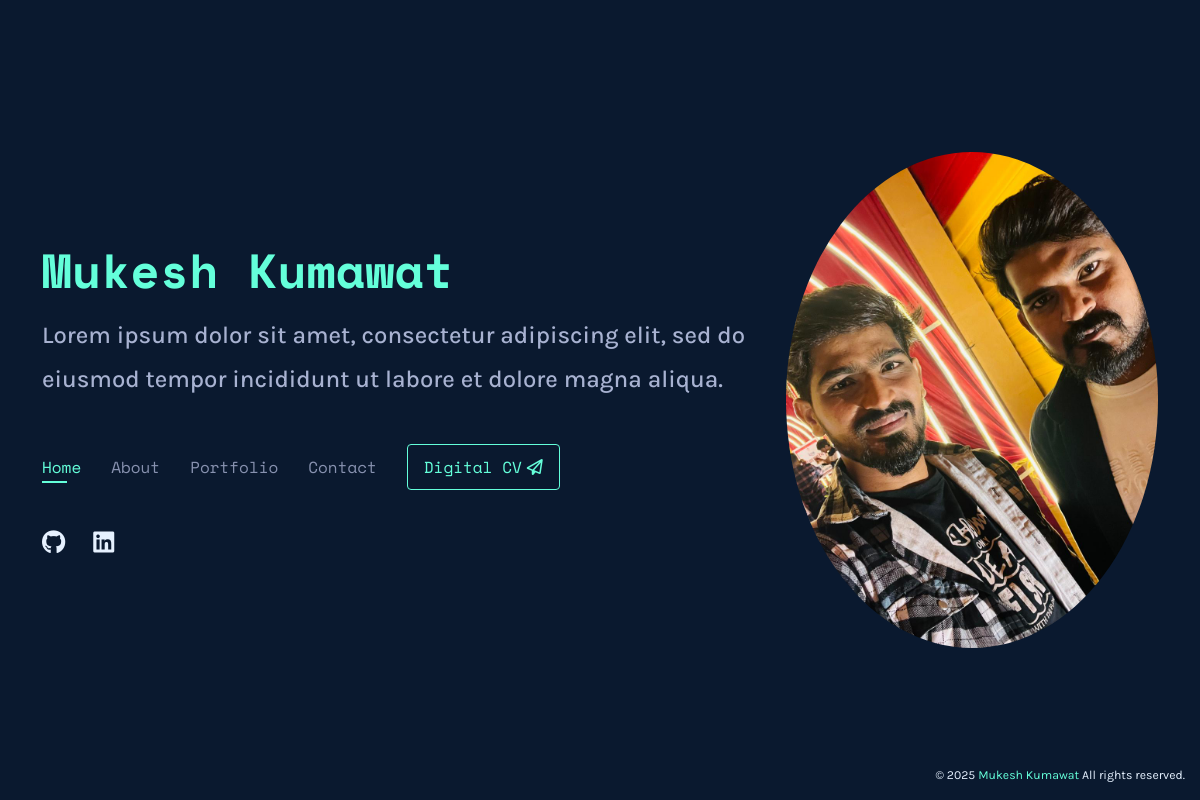
The page / on the database its author committed.
### apps/portfolio/models.py (models this page shows, shortened)
class Personal(models.Model):
    name = models.CharField(max_length=50, blank=True, null=True)
    role = models.TextField(max_length=500, blank=True, null=True)
    mini_description = models.TextField(max_length=500, blank=True, null=True)
    cv_description = models.TextField(max_length=500, blank=True, null=True)
    cv_link = models.URLField(blank=True, null=True)
    photo = models.ImageField(upload_to='profile_pics/main', blank=True, null=True)
    github = models.URLField(blank=True, null=True)
    linkedin = models.URLField(blank=True, null=True)
    phone = models.CharField(max_length=20, blank=True, null=True)
    email = models.EmailField(blank=True, null=True)
    location = models.CharField(max_length=50, blank=True, null=True)

### apps/portfolio/views.py (the view, shortened to what this page needs)
# urls.py: path('', HomePageView.as_view(), name='home'),
class HomePageView(TemplateView):
    template_name = 'portfolio/portfolio_main.html'
    def get_context_data(self, **kwargs):
        context = super().get_context_data(**kwargs)
        context['personal'] = Personal.objects.all()
        context['about'] = About.objects.all()
        context['technologies'] = Technology.objects.all()
        context['portfolio'] = Portfolio.objects.all()
        context['contact_form'] = ContactForm()
        context['message_sent'] = False
        context['website_title'] = Personal.objects.first()
        return context

### templates/portfolio/portfolio_main.html (shortened to what this page needs)
{% extends "layouts/base.html" %}
{% block content %}
{% include 'layouts/header.html' %}
{% include 'layouts/footer.html' %}
{% endblock content %}

### templates/layouts/header.html (shortened to what this page needs)
{% load static %}
<header id="header">
  <div class="container">
    <div class="data-row" >
      {% for personal_info in personal %}
      <h1><a href="/">{{ personal_info.name }}</a></h1>
      <h2>
        {{ personal_info.mini_description|safe }}
      </h2>
      <nav id="navbar" class="navbar">
        <ul>
          <li><a class="nav-link active" href="#header">Home</a></li>
          <li><a class="nav-link" href="#about">About</a></li>
          <li><a class="nav-link" href="#portfolio">Portfolio</a></li>
          <li><a class="nav-link" href="#contact">Contact</a></li>
          <li><a href="{% url 'digital_cv' %}" target="_blank">Digital CV </a></li>
        </ul>
      </nav>
      <div class="social-links">
        <a href="{{ personal_info.github }}" class="github" target="_blank"
          ><i class="fa-brands fa-github"></i
        ></a>
        <a
          href="{{ personal_info.linkedin }}"
          class="linkedin"
          target="_blank"
          ><i class="fa-brands fa-linkedin"></i
        ></a>
      </div>
    </div>
    <div class="col-lg-4 profileImg" id="profile-image">
      <img
        src="{{ personal_info.photo.url }}"
        class="img-fluid avatar profileImgInner"
        loading="lazy"
        alt="Image of Adrian Rubico"
      />
    </div>
    {% endfor %}
  </div>
</header>

### templates/layouts/footer.html
<div class="credits">
    <small>
        &copy; 2025
        <a href="#">
            {% for personal_info in personal %}
            {{ personal_info.name }}
            {% endfor %}
        </a>
        All rights reserved.
    </small>
</div>

### static/assets/css/style.css (style rules this page uses)
:root { --primary: 10, 25, 47; --light-primary: 17, 34, 64; --lightest-primary: 35, 53, 84; --secondary: 136, 146, 176; --light-secondary: 168, 178, 209; --lightest-secondary: 204, 214, 246; --white: 230, 241, 255; --accent: 100, 255, 218; --hover: 50, 213, 183; --boxcolorinset: #c9c9c9; --ff-sans: 'Karla', sans-serif; --ff-mono: 'Space Mono', monospace; }
body { font-family: var(--ff-sans); background-color: rgba(var(--primary), 1); color: rgba(var(--white), 1); position: relative; background: transparent; }
body::before { content: ''; position: fixed; background: rgba(var(--primary), 1); background-size: cover; left: 0; right: 0; top: 0; height: 100vh; z-index: -1; }
@media (min-width: 1024px) { body::before { background-attachment: fixed; } }
a { color: rgba(var(--accent), 1); text-decoration: none; }
h1, h2, h3, h4, h5, h6 { font-family: var(--ff-sans); }
#header { transition: ease-in-out 0.3s; position: relative; height: 100vh; display: flex; align-items: center; z-index: 997; overflow-y: auto; }
#header * { transition: ease-in-out 0.3s; }
#header h1 { font-size: 48px; margin: 0; padding: 0; line-height: 1; font-weight: 700; font-family: var(--ff-mono); color: rgba(var(--accent), 1); }
#header h1 a { line-height: 1; display: inline-block; }
#header h2 { font-size: 24px; margin-top: 20px; color: rgba(var(--light-secondary), 1); line-height: 1.8; }
#header img { padding: 0; margin: 0; }
#header .social-links { margin-top: 40px; display: flex; gap: 18px; }
#header .social-links a { font-size: 24px; display: flex; justify-content: center; align-items: center; color: rgba(var(--white), 1); line-height: 1; margin-right: 10px; border-radius: 50%; transition: transform 0.3s; }
#header .container { display: flex; flex-direction: row; align-items: center; justify-content: center; }
.data-row { display: flex; width: 100%; flex-direction: column; justify-content: center; }
.profileImg { display: flex; flex-direction: column; }
.navbar { padding: 0; margin-top: 35px; }
.navbar ul { margin: 0; padding: 0; display: flex; list-style: none; align-items: center; }
.navbar li { position: relative; }
.navbar li + li { margin-left: 30px; }
.navbar a, .navbar a:focus { display: flex; align-items: center; justify-content: space-between; padding: 0; font-size: 16px; font-family: var(--ff-mono) !important; font-weight: 400; color: rgba(var(--secondary), 1); white-space: nowrap; transition: 0.3s; }
.navbar a:before { content: ''; position: absolute; width: 0; height: 2px; bottom: -4px; left: 0; background-color: rgba(var(--accent), 1); visibility: hidden; width: 0px; transition: all 0.3s ease-in-out 0s; }
.navbar a:hover:before, .navbar li:hover > a:before, .navbar .active:before { visibility: visible; width: 25px; }
.navbar a:hover, .navbar .active, .navbar .active:focus, .navbar li:hover > a { color: rgba(var(--accent), 1); }
.navbar li:last-child { border: 1px solid rgba(var(--accent), 1); border-radius: 0.25rem; padding: 10px 16px; }
.navbar li:last-child a { color: rgba(var(--accent), 1); }
.navbar li:last-child a::before { all: unset; }
.avatar { border-radius: 50%; }
.credits { position: fixed; right: 0; left: 0; bottom: 0; padding: 15px; text-align: right; font-size: 14px; color: rgba(var(--white), 1); z-index: 999999; }
.credits a { color: rgba(var(--accent), 1); transition: 0.3s; }

### rows shown on the page
Personal: name "Mukesh Kumawat", mini_description "Lorem ipsum dolor sit amet, consectetur adipiscing elit, sed do eiusmod tempor incididunt ut labore et dolore magna aliqua.", photo (picture)
